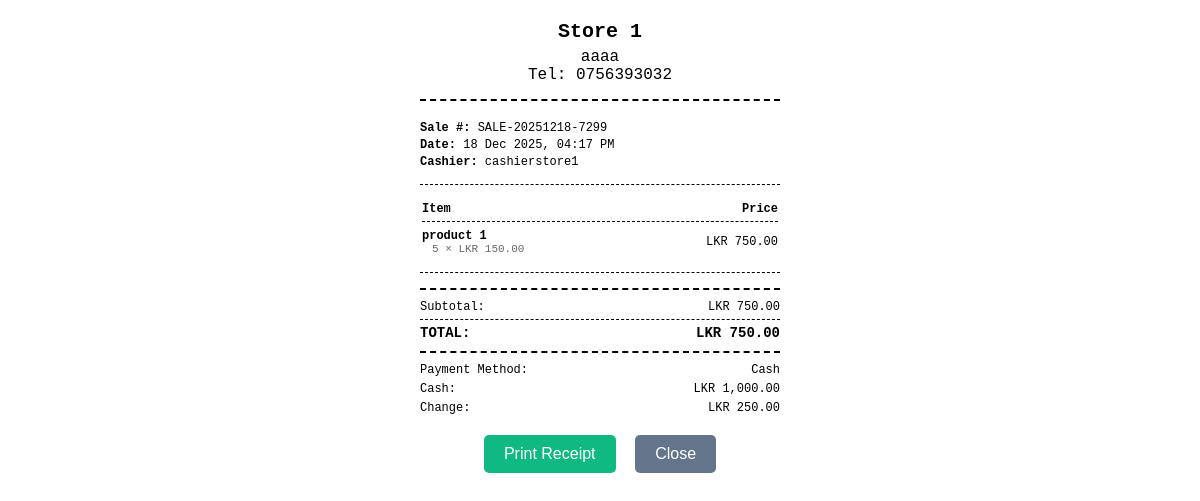
Screenshot of /cashier/receipt.php?id=2 (signed in) with the database file from the repository.
### tables this page shows
CREATE TABLE `sales` (
  `id` int(11) NOT NULL,
  `store_id` int(11) NOT NULL,
  `cashier_id` int(11) NOT NULL,
  `sale_number` varchar(50) NOT NULL,
  `total_amount` decimal(10,2) NOT NULL DEFAULT 0.00,
  `tax_amount` decimal(10,2) DEFAULT 0.00,
  `discount_amount` decimal(10,2) DEFAULT 0.00,
  `final_amount` decimal(10,2) NOT NULL DEFAULT 0.00,
  `sale_date` timestamp NOT NULL DEFAULT current_timestamp(),
  `status` enum('completed','cancelled','refunded') DEFAULT 'completed',
  `notes` text DEFAULT NULL
);

CREATE TABLE `stores` (
  `id` int(11) NOT NULL,
  `name` varchar(255) NOT NULL,
  `address` text DEFAULT NULL,
  `phone` varchar(20) DEFAULT NULL,
  `email` varchar(255) DEFAULT NULL,
  `status` enum('active','inactive') DEFAULT 'active',
  `created_at` timestamp NOT NULL DEFAULT current_timestamp(),
  `updated_at` timestamp NOT NULL DEFAULT current_timestamp() ON UPDATE current_timestamp()
);

CREATE TABLE `users` (
  `id` int(11) NOT NULL,
  `username` varchar(100) NOT NULL,
  `password` varchar(255) NOT NULL,
  `full_name` varchar(255) NOT NULL,
  `email` varchar(255) DEFAULT NULL,
  `phone` varchar(20) DEFAULT NULL,
  `role_id` int(11) NOT NULL,
  `store_id` int(11) DEFAULT NULL,
  `status` enum('active','inactive') DEFAULT 'active',
  `last_login` timestamp NULL DEFAULT NULL,
  `created_at` timestamp NOT NULL DEFAULT current_timestamp(),
  `updated_at` timestamp NOT NULL DEFAULT current_timestamp() ON UPDATE current_timestamp()
);

CREATE TABLE `sale_items` (
  `id` int(11) NOT NULL,
  `sale_id` int(11) NOT NULL,
  `product_id` int(11) NOT NULL,
  `product_name` varchar(255) NOT NULL,
  `quantity` int(11) NOT NULL DEFAULT 1,
  `unit_price` decimal(10,2) NOT NULL,
  `tax_rate` decimal(5,2) DEFAULT 0.00,
  `tax_amount` decimal(10,2) DEFAULT 0.00,
  `discount_percent` decimal(5,2) DEFAULT 0.00,
  `discount_amount` decimal(10,2) DEFAULT 0.00,
  `subtotal` decimal(10,2) NOT NULL
);

CREATE TABLE `payments` (
  `id` int(11) NOT NULL,
  `sale_id` int(11) NOT NULL,
  `payment_method` enum('cash','card','mixed') NOT NULL,
  `amount` decimal(10,2) NOT NULL,
  `cash_amount` decimal(10,2) DEFAULT 0.00,
  `card_amount` decimal(10,2) DEFAULT 0.00,
  `change_amount` decimal(10,2) DEFAULT 0.00,
  `payment_date` timestamp NOT NULL DEFAULT current_timestamp()
);

### config/config.php (called while the page is built, shortened)
<?php
function formatCurrency($amount) {
    return 'LKR ' . number_format($amount, 2, '.', ',');
}
function formatDate($date, $format = DISPLAY_DATE_FORMAT) {
    return date($format, strtotime($date));
}

### cashier/receipt.php (the view, shortened to what this page needs)
<?php
require_once __DIR__ . '/../config/config.php';
$saleId = intval($_GET['id'] ?? 0);
$conn = getDBConnection();
$cashierId = $_SESSION['user_id'];
$stmt = $conn->prepare("SELECT s.*, u.full_name as cashier_name, st.name as store_name, st.address as store_address, st.phone as store_phone
                       FROM sales s
                       INNER JOIN users u ON s.cashier_id = u.id
                       INNER JOIN stores st ON s.store_id = st.id
                       WHERE s.id = ? AND s.cashier_id = ?");
$stmt->bind_param("ii", $saleId, $cashierId);
$stmt->execute();
$result = $stmt->get_result();
$sale = $result->fetch_assoc();
$stmt = $conn->prepare("SELECT * FROM sale_items WHERE sale_id = ?");
$stmt->bind_param("i", $saleId);
$stmt->execute();
$result = $stmt->get_result();
$items = $result->fetch_all(MYSQLI_ASSOC);
$stmt = $conn->prepare("SELECT * FROM payments WHERE sale_id = ?");
$stmt->bind_param("i", $saleId);
$stmt->execute();
$result = $stmt->get_result();
$payment = $result->fetch_assoc();
?>
<!DOCTYPE html>
<html lang="en">
<head>
</head>
<body>
    <div class="receipt-header">
        <h1><?php echo htmlspecialchars($sale['store_name']); ?></h1>
        <?php if ($sale['store_address']): ?>
            <div><?php echo htmlspecialchars($sale['store_address']); ?></div>
        <?php endif; ?>
        <?php if ($sale['store_phone']): ?>
            <div>Tel: <?php echo htmlspecialchars($sale['store_phone']); ?></div>
        <?php endif; ?>
    </div>
    <div class="receipt-info">
        <div><strong>Sale #:</strong> <?php echo htmlspecialchars($sale['sale_number']); ?></div>
        <div><strong>Date:</strong> <?php echo formatDate($sale['sale_date']); ?></div>
        <div><strong>Cashier:</strong> <?php echo htmlspecialchars($sale['cashier_name']); ?></div>
    </div>
    <table class="items-table">
        <thead>
            <tr>
                <th>Item</th>
                <th style="text-align: right;">Price</th>
            </tr>
        </thead>
        <tbody>
            <?php foreach ($items as $item): ?>
                <tr class="item-row">
                    <td>
                        <div class="item-name"><?php echo htmlspecialchars($item['product_name']); ?></div>
                        <div class="item-details">
                            <?php echo $item['quantity']; ?> × <?php echo formatCurrency($item['unit_price']); ?>
                        </div>
                    </td>
                    <td style="text-align: right;">
                        <?php echo formatCurrency($item['subtotal']); ?>
                    </td>
                </tr>
            <?php endforeach; ?>
        </tbody>
    </table>
    <div class="summary">
        <div class="summary-row">
            <span>Subtotal:</span>
            <span><?php echo formatCurrency($sale['total_amount']); ?></span>
        </div>
        <div class="summary-row total">
            <span>TOTAL:</span>
            <span><?php echo formatCurrency($sale['final_amount']); ?></span>
        </div>
    </div>
    <?php if ($payment): ?>
        <div class="summary" style="margin-top: 10px;">
            <div class="summary-row">
                <span>Payment Method:</span>
                <span><?php echo ucfirst($payment['payment_method']); ?></span>
            </div>
            <?php if ($payment['cash_amount'] > 0): ?>
                <div class="summary-row">
                    <span>Cash:</span>
                    <span><?php echo formatCurrency($payment['cash_amount']); ?></span>
                </div>
            <?php endif; ?>
            <?php if ($payment['change_amount'] > 0): ?>
                <div class="summary-row">
                    <span>Change:</span>
                    <span><?php echo formatCurrency($payment['change_amount']); ?></span>
                </div>
            <?php endif; ?>
        </div>
    <?php endif; ?>
    <div class="no-print" style="text-align: center; margin-top: 20px;">
        <button onclick="window.print()" style="padding: 10px 20px; font-size: 16px; cursor: pointer; background: #10b981; color: white; border: none; border-radius: 5px;">
            Print Receipt
        </button>
        <button onclick="closeReceipt()" style="padding: 10px 20px; font-size: 16px; cursor: pointer; margin-left: 10px; background: #64748b; color: white; border: none; border-radius: 5px;">
            Close
        </button>
    </div>
</body>
</html>

### cashier/receipt.php (style rules this page uses)
* { margin: 0; padding: 0; box-sizing: border-box; }
body { font-family: 'Courier New', monospace; padding: 20px; max-width: 400px; margin: 0 auto; }
.receipt-header { text-align: center; margin-bottom: 20px; border-bottom: 2px dashed #000; padding-bottom: 15px; }
.receipt-header h1 { font-size: 20px; margin-bottom: 5px; }
.receipt-info { margin-bottom: 15px; font-size: 12px; }
.receipt-info div { margin-bottom: 3px; }
.items-table { width: 100%; margin-bottom: 15px; border-top: 1px dashed #000; border-bottom: 1px dashed #000; padding: 10px 0; }
.items-table th, .items-table td { padding: 5px 0; font-size: 12px; }
.items-table th { text-align: left; border-bottom: 1px dashed #000; padding-bottom: 5px; margin-bottom: 5px; }
.items-table .item-row { border-bottom: 1px dotted #ccc; }
.items-table .item-name { font-weight: bold; }
.items-table .item-details { font-size: 11px; color: #666; padding-left: 10px; }
.summary { margin-top: 15px; border-top: 2px dashed #000; padding-top: 10px; }
.summary-row { display: flex; justify-content: space-between; margin-bottom: 5px; font-size: 12px; }
.summary-row.total { font-weight: bold; font-size: 14px; border-top: 1px dashed #000; padding-top: 5px; margin-top: 5px; }

### rows the page displays
sales: store.name "Store 1", store.address "aaaa", store.phone "0756393032", sale_number "SALE-20251218-7299", sale_date "18 Dec 2025, 04:17 PM", cashier.full_name "cashierstore1", total_amount "LKR 750.00", final_amount "LKR 750.00"
sale_items: product_name "product 1", quantity "5", unit_price "LKR 150.00", subtotal "LKR 750.00"
payments: payment_method "Cash", cash_amount "LKR 1,000.00", change_amount "LKR 250.00"
